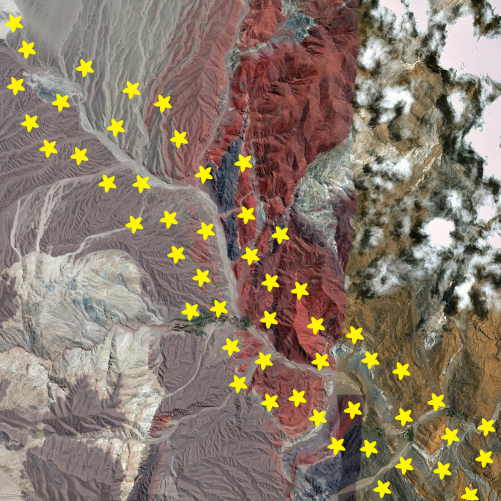
#> input picture img/1001atacamastarsall.png, 1001 x 1001 px (shown at 1/2 size)
$ python path_eval.py   (older library calls are emulated)
#> lines starting #> are read from the running program, lines starting #| are printed output that depends on the picture; after the words box and inside, x2 and y2 are one past the last pixel; in counts of white or black regions, pixels touching at a corner belong together; long printed decimals are rounded
#> in image2reward, img is the input picture: shape (1001, 1001, 3); mean B, G, R 106.6, 121.5, 136.7
import numpy as np
import math
import matplotlib.pyplot as plt
from mpl_toolkits.axes_grid1.axes_divider import make_axes_locatable
from mpl_toolkits.axes_grid1.colorbar import colorbar
import cv2

def color_detect(img): # assign reward value: -1
    # transform to HSV color space
    # Hue [0, 179], Saturation [0, 255], Value [0, 255]
    hsv = cv2.cvtColor(img, cv2.COLOR_BGR2HSV)
#> hsv: shape (1001, 1001, 3); mean H, S, V 46.7, 59.3, 137.7

    # red region 1
    hsv_min_red = np.array([0, 127, 0])
    hsv_max_red = np.array([30, 255, 255])
    mask1_red = cv2.inRange(hsv, hsv_min_red, hsv_max_red)
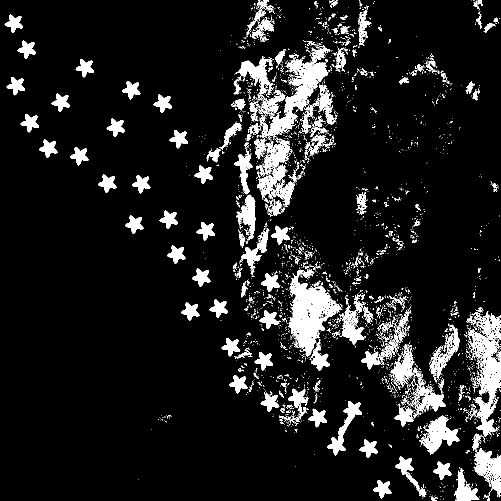
#> mask1_red: shape (1001, 1001) (shown at 1/2 size); 10.2% white; 3148 white regions (2909 under 20 px), largest, box (x1, y1, x2, y2) and area: (576, 538, 685, 714) 8226, (933, 614, 1001, 873) 7116, (519, 91, 660, 276) 6618
    # red region 2
    hsv_min_red = np.array([150, 127, 0])
    hsv_min_red = np.array([179, 255, 255])
    mask2_red = cv2.inRange(hsv, hsv_min_red, hsv_max_red)
#> mask2_red: shape (1001, 1001); every value is 0

    # light gray region 1
    hsv_min_lgray = np.array([0, 0, 160])
    hsv_max_lgray = np.array([100, 20, 255])
    mask1_lgray = cv2.inRange(hsv, hsv_min_lgray, hsv_max_lgray)
#> mask1_lgray: shape (1001, 1001); 9.2% white; 2409 white regions (2166 under 20 px), largest, box (x1, y1, x2, y2) and area: (48, 393, 326, 693) 19493, (741, 0, 949, 80) 5160, (213, 649, 319, 735) 4094
    # light gray region 2
    hsv_min_lgray = np.array([10, 0, 120])
    hsv_max_lgray = np.array([20, 50, 180])
    mask2_lgray = cv2.inRange(hsv, hsv_min_lgray, hsv_max_lgray)
#> mask2_lgray: shape (1001, 1001); 6.5% white in thin lines or dots

    # dark gray region
    hsv_min_dgray = np.array([85, 0, 0])
    hsv_max_dgray = np.array([140, 140, 140])
    mask_dgray = cv2.inRange(hsv, hsv_min_dgray, hsv_max_dgray)
#> mask_dgray: shape (1001, 1001); 2.6% white; 1045 white regions (955 under 20 px), largest, box (x1, y1, x2, y2) and area: (591, 849, 723, 1001) 8458, (409, 276, 485, 427) 5213, (448, 425, 485, 523) 1628

    # salmon pink region 1
    hsv_min_spink = np.array([0, 0, 110])
    hsv_max_spink = np.array([5, 110, 255])
    mask1_spink = cv2.inRange(hsv, hsv_min_spink, hsv_max_spink)
#> mask1_spink: shape (1001, 1001); 17.6% white; 6141 white regions (5712 under 20 px), largest, box (x1, y1, x2, y2) and area: (284, 0, 495, 391) 33041, (298, 706, 675, 1001) 22700, (280, 398, 450, 626) 11566
    # salmon pink region 2
    hsv_min_spink = np.array([175, 0, 110])
    hsv_max_spink = np.array([179, 110, 255])
    mask2_spink = cv2.inRange(hsv, hsv_min_spink, hsv_max_spink)
#> mask2_spink: shape (1001, 1001); 4.8% white in thin lines or dots

    # white region
    hsv_min_white = np.array([0, 0, 200])
    hsv_max_white = np.array([360, 255, 255])
    mask_white = cv2.inRange(hsv, hsv_min_white, hsv_max_white)
#> mask_white: shape (1001, 1001); 10.2% white; 1904 white regions (1682 under 20 px), largest, box (x1, y1, x2, y2) and area: (876, 11, 1001, 166) 11092, (928, 191, 1001, 361) 6688, (743, 0, 861, 69) 4293

    # yellow region
    hsv_min_yellow = np.array([0, 75, 120])
    hsv_max_yellow = np.array([60, 150, 200])
    mask_yellow = cv2.inRange(hsv, hsv_min_yellow, hsv_max_yellow)
#> mask_yellow: shape (1001, 1001); 11.1% white; 3261 white regions (2962 under 20 px), largest, box (x1, y1, x2, y2) and area: (512, 66, 713, 287) 14734, (929, 609, 1001, 843) 8271, (546, 730, 653, 872) 7534

    # green region
    hsv_min_green = np.array([100, 150, 100])
    hsv_max_green = np.array([140, 255, 200])
    mask_green = cv2.inRange(hsv, hsv_min_green, hsv_max_green)

    #stars
    hsv_min_star = np.array([29,255,255])
    hsv_max_star = np.array([29,255,255])
    mask_star = cv2.inRange(hsv, hsv_min_star, hsv_max_star)
#> mask_star: shape (1001, 1001); 0.88% white; 379 white regions (304 under 20 px), largest, box (x1, y1, x2, y2) and area: (388, 540, 418, 569) 393, (584, 781, 610, 811) 348, (617, 637, 640, 666) 306

    return mask1_red+mask2_red, mask1_lgray+mask2_lgray, mask_dgray, mask1_spink+mask2_spink, mask_white, mask_yellow, mask_green, mask_star

def image2reward(image_file):

    # initialization

    img = cv2.imread(image_file)
    rewardMatrix = np.zeros((img.shape[0], img.shape[1]))

    # extract specific color pixels (each mask * has 966*1048 pixels)
    mask_red, mask_lgray, mask_dgray, mask_spink, mask_white, mask_yellow, mask_green, mask_star = color_detect(img)
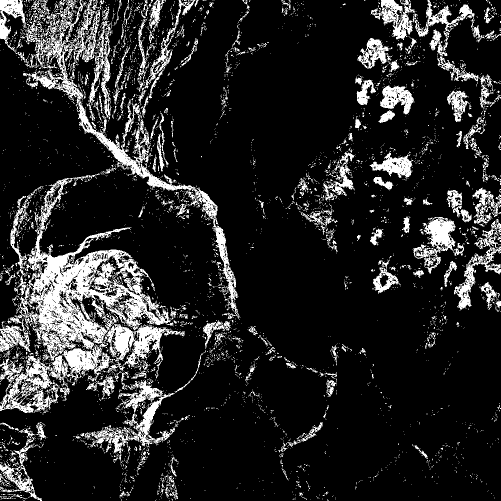
#> mask_lgray: shape (1001, 1001) (shown at 1/2 size); min 0, max 255, mean 38.4
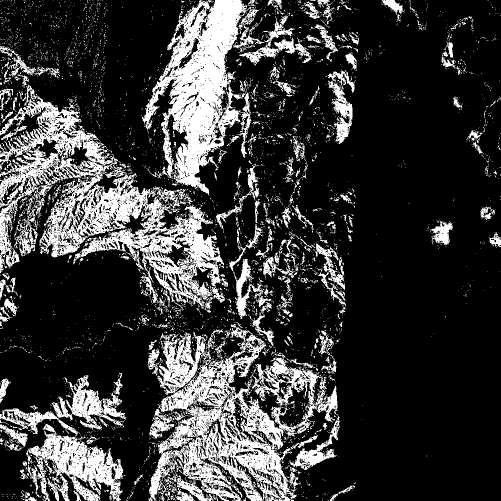
#> mask_spink: shape (1001, 1001) (shown at 1/2 size); 22.4% white; 4618 white regions (4347 under 20 px), largest, box (x1, y1, x2, y2) and area: (0, 169, 456, 626) 55718, (297, 648, 675, 1001) 50718, (284, 0, 503, 391) 36842
    #print(mask_red.shape, mask_lgray.shape, mask_dgray.shape, mask_spink.shape)

    # from each mask *, extract the color regions
    index_red = np.vstack((np.where(mask_red == 255)[0], np.where(mask_red == 255)[1]))
    index_lgray = np.vstack((np.where(mask_lgray == 255)[0], np.where(mask_lgray == 255)[1]))
    index_dgray = np.vstack((np.where(mask_dgray == 255)[0], np.where(mask_dgray == 255)[1]))
    index_spink = np.vstack((np.where(mask_spink == 255)[0], np.where(mask_spink == 255)[1]))
    index_white = np.vstack((np.where(mask_white == 255)[0], np.where(mask_white == 255)[1]))
    index_yellow = np.vstack((np.where(mask_yellow == 255)[0], np.where(mask_yellow == 255)[1]))
    index_green = np.vstack((np.where(mask_green == 255)[0], np.where(mask_green == 255)[1]))
#> index_green = empty array
    index_star = np.vstack((np.where(mask_star == 255)[0], np.where(mask_star == 255)[1]))

    # add reward points to the initial reward heatmap (np.zeros((img.shape[0], img.shape[1])))

    for i in range(index_yellow.shape[1]):
        rewardMatrix[index_yellow[0][i]][index_yellow[1][i]] = 1

    for i in range(index_red.shape[1]):
        rewardMatrix[index_red[0][i]][index_red[1][i]] = -5
#> rewardMatrix: shape (1001, 1001) float64; min -5, max 1, mean -0.425

    for i in range(index_dgray.shape[1]):
        rewardMatrix[index_dgray[0][i]][index_dgray[1][i]] = -3
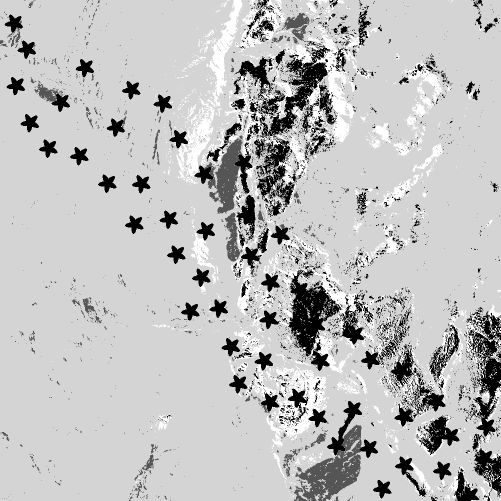
#> rewardMatrix: shape (1001, 1001) float64 (shown at 1/2 size); min -5, max 1, mean -0.504; drawn with min black and max white

    for i in range(index_spink.shape[1]):
        rewardMatrix[index_spink[0][i]][index_spink[1][i]] = -2

    for i in range(index_lgray.shape[1]):
        rewardMatrix[index_lgray[0][i]][index_lgray[1][i]] = 10
#> rewardMatrix: shape (1001, 1001) float64; min -5, max 10, mean 0.463

    for i in range(index_white.shape[1]):
        rewardMatrix[index_white[0][i]][index_white[1][i]] = 2
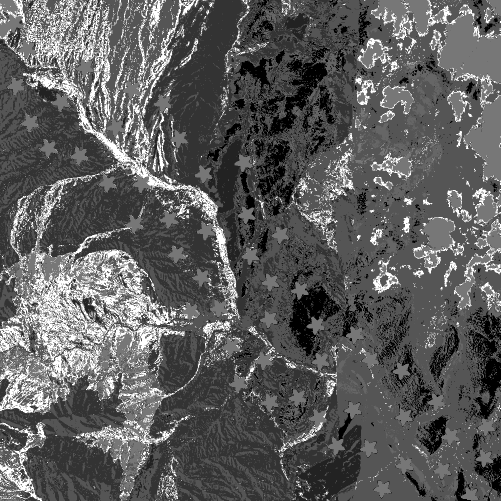
#> rewardMatrix: shape (1001, 1001) float64 (shown at 1/2 size); min -5, max 10, mean 0.501; drawn with min black and max white

    for i in range(index_green.shape[1]):
        rewardMatrix[index_green[0][i]][index_green[1][i]] = 5

    for i in range(index_star.shape[1]):
        rewardMatrix[index_star[0][i]][index_star[1][i]] = 50
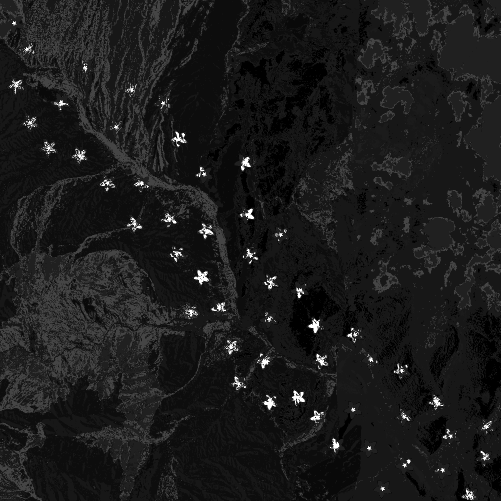
#> rewardMatrix: shape (1001, 1001) float64 (shown at 1/2 size); 0.88% of pixels changed, all inside (x1, y1, x2, y2) = (18, 39, 986, 1000); drawn with min black and max white

    # from "pixel coordinate" to "xy coordinate"
    rewardMatrix = rewardMatrix.T

    # initialization (grids)
    # grid configuration
    minx = 0.0; maxx = 1001.0
    miny = 0.0; maxy = 1001.0;
    greso = 1.0

    # robot states
    # initial start
    start = np.array([greso*25+greso/2, greso*25+greso/2])

    # initial goal index
    goal = np.array([greso*100+greso/2, greso*850+greso/2])

    xgrid_show, ygrid_show = np.mgrid[minx:maxx+greso:greso, miny:maxy+greso:greso]

    # [12 lines of commented-out code are left out]

    return rewardMatrix

def txt2list(file_name):
#> called with file_name = './paths/rx.txt'
	txt_list = [line.rstrip('\n') for line in open(file_name)]
#> (reads src/paths/rx.txt from the repository)
#> (reads src/paths/ry.txt from the repository)
	txt_array = np.array(txt_list).astype(np.float)
	txt_array = txt_array.astype(int)
	return txt_array

def sum_reward(rewardMatrix, rx_list, ry_list):
	accum_reward = 0.0
	for index in range(len(rx_list)):
		accum_reward += rewardMatrix[rx_list[index]][ry_list[index]]
#> after the loop, accum_reward = 2780
	print("The accumulated reward is: " + str(accum_reward))
#| The accumulated reward is: 2780.0
	print("The number of states visited by the rover is " + str(len(rx_list)))
	print("The accumulated reward per state is: " + str(accum_reward/len(rx_list)))
#| The accumulated reward per state is: 3.702

def main():

	#Input the image you want to calculate reward over here
	#Usually this will be the latent reward: 1001atacamastarsall.png)
	# rewardMatrix = image2reward('../img/atacamaTexture1001.png')
	rewardMatrix = image2reward('../img/1001atacamastarsall.png')

    #Input your path files (rx + ry) here
	rx_list = txt2list('./paths/rx.txt')
	ry_list = txt2list('./paths/ry.txt')

    #This will print out a summary for you
	sum_reward(rewardMatrix, rx_list, ry_list)
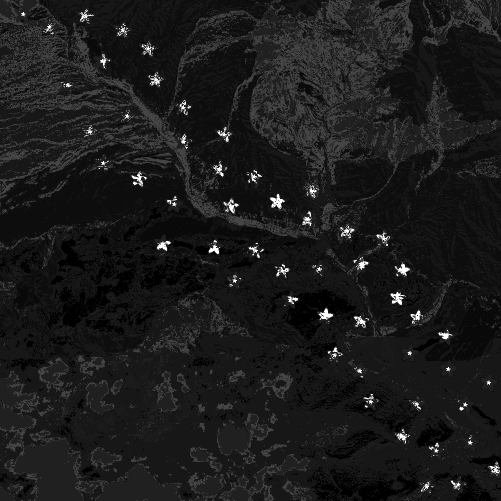
#> rewardMatrix: shape (1001, 1001) float64 (shown at 1/2 size); min -5, max 50, mean 0.9; drawn with min black and max white

if __name__ == '__main__':
    main()
